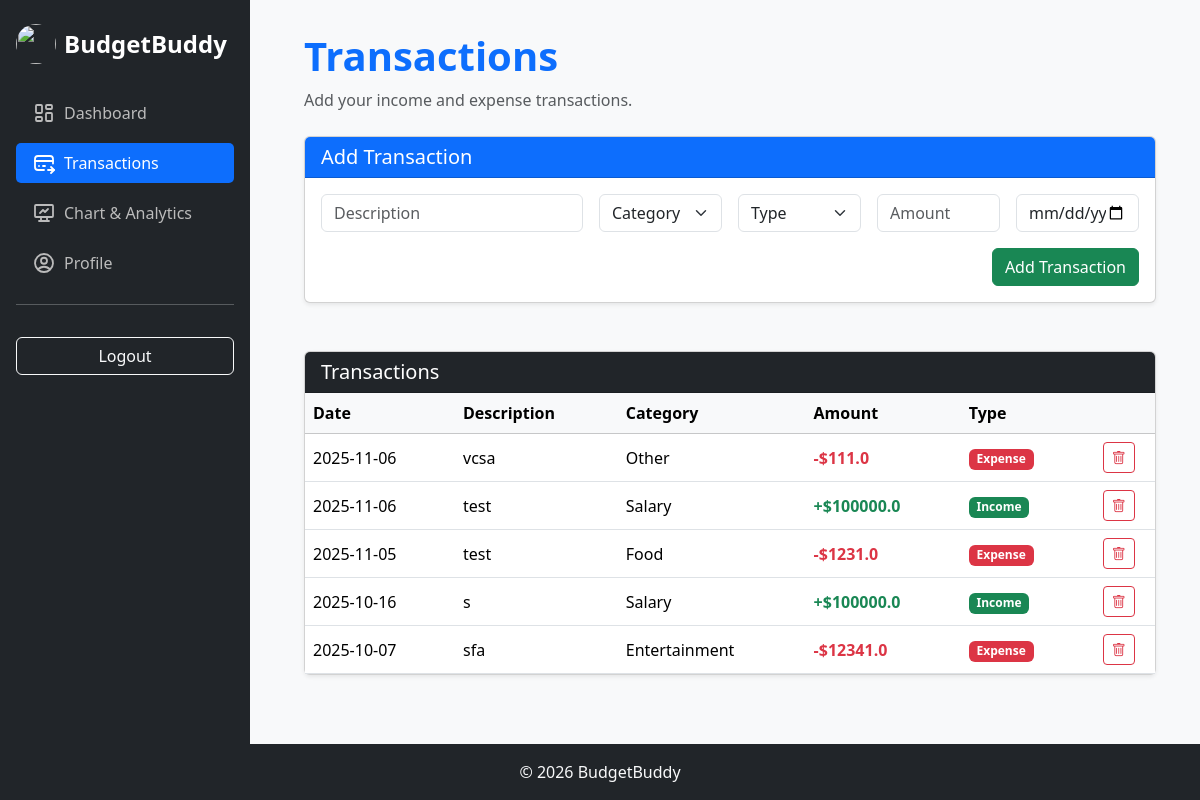
The app's page /transactions (signed in) with its own data.
### tables this page shows
CREATE TABLE "transactions" (
    id INTEGER PRIMARY KEY AUTOINCREMENT,
    user_id INTEGER NOT NULL,
    description TEXT NOT NULL,
    category TEXT NOT NULL,
    type TEXT NOT NULL CHECK(type IN ('income','expenses')),
    amount REAL NOT NULL,
    date TEXT NOT NULL,
    FOREIGN KEY(user_id) REFERENCES users(id)
);

### app.py (the view, shortened to what this page needs)
@app.route("/transactions", methods=["GET", "POST"])
@login_required
def transactions():
    user_id = current_user.id
    with get_db_connection() as conn:
        cur = conn.cursor()
        cur.execute("SELECT * FROM transactions WHERE user_id=? ORDER BY date DESC", (user_id,))
        transactions = cur.fetchall()
    transactions = format_transactions(transactions)
    return render_template("transactions.html", transactions=transactions, current_year=datetime.now().year, user=current_user)

### app.py (called while the page is built)
@login_manager.user_loader
def load_user(user_id):
    return User.get(user_id)

def get_db_connection():
    conn = sqlite3.connect("finance.db")
    conn.row_factory = sqlite3.Row
    return conn

    @staticmethod
    def get(user_id):
        conn = sqlite3.connect("finance.db")
        conn.row_factory = sqlite3.Row
        cur = conn.cursor()
        cur.execute("SELECT * FROM users WHERE id = ?", (user_id,))
        user = cur.fetchone()
        conn.close()
        if not user:
            return None
        return User(user["id"], user["username"])

### helpers.py (called while the page is built)
def format_transactions(transactions):
    transactions = [dict(txn) for txn in transactions]
    for txn in transactions:
        txn["date"] = txn["date"].split(" ")[0]
    return transactions

### templates/transactions.html (shortened to what this page needs)
{% extends "layout_LoggedIn.html" %}
{% block content %}
<div class="d-flex flex-column flex-md-row justify-content-between align-items-start align-items-md-center mb-4 gap-3">
    <div>
        <h1 class="fw-bold text-primary">Transactions</h1>
        <p class="text-muted mb-0">Add your income and expense transactions.</p>
    </div>
</div>
<div class="card shadow-sm mb-5">
    <div class="card-header bg-primary text-white">
        <h5 class="mb-0">Add Transaction</h5>
    </div>
    <div class="card-body">
        <form action="{{ url_for('transactions') }}" method="post">
            <div class="row g-3">
                <div class="col-12 col-md-4">
                    <input type="text" name="description" class="form-control" placeholder="Description" required>
                </div>
                <div class="col-12 col-md-2">
                    <select name="category" class="form-select" required>
                        <option value="" disabled selected>Category</option>
                    </select>
                </div>
                <div class="col-12 col-md-2">
                    <select name="type" class="form-select" required>
                        <option value="" disabled selected>Type</option>
                    </select>
                </div>
                <div class="col-12 col-md-2">
                    <input type="number" step="0.01" name="amount" class="form-control" placeholder="Amount" required>
                </div>
                <div class="col-12 col-md-2">
                    <input type="date" name="date" class="form-control" required>
                </div>
            </div>
            <div class="mt-3 text-end">
                <button type="submit" class="btn btn-success">Add Transaction</button>
            </div>
        </form>
    </div>
</div>
<div class="card shadow-sm">
    <div class="card-header bg-dark text-white">
        <h5 class="mb-0">Transactions</h5>
    </div>
    <div class="card-body p-0 table-responsive">
        <table class="table mb-0 align-middle">
            <thead class="table-light">
                <tr>
                    <th>Date</th>
                    <th>Description</th>
                    <th>Category</th>
                    <th>Amount</th>
                    <th>Type</th>
                    <th class="text-center"></th>
                </tr>
            </thead>
            <tbody>
                {% if transactions %}
                    {% for txn in transactions %}
                        <tr>
                            <td>{{ txn.date }}</td>
                            <td>{{ txn.description }}</td>
                            <td>{{ txn.category }}</td>
                            <td>
                                {% if txn.type == 'income' %}
                                    <span class="text-success fw-bold">+${{ txn.amount }}</span>
                                {% else %}
                                    <span class="text-danger fw-bold">-${{ txn.amount }}</span>
                                {% endif %}
                            </td>
                            <td>
                                {% if txn.type == 'income' %}
                                    <span class="badge bg-success">Income</span>
                                {% else %}
                                    <span class="badge bg-danger">Expense</span>
                                {% endif %}
                            </td>
                            <td class="text-center">
                                <form action="{{ url_for('delete_transaction', txn_id=txn.id) }}"
                                      method="post"
                                      onsubmit="return confirm('Delete this transaction?');">
                                    <button class="btn btn-sm btn-outline-danger">
                                        <i class="bi bi-trash"></i>
                                    </button>
                                </form>
                            </td>
                        </tr>
                    {% endfor %}
                {% else %}
                    <tr>
                        <td colspan="6" class="text-center text-muted py-3">
                            No transactions yet.
                        </td>
                    </tr>
                {% endif %}
            </tbody>
        </table>
    </div>
</div>
{% endblock %}

### templates/layout_LoggedIn.html (style rules this page uses)
:root { --primary: #0d6efd; --accent: #41b8d5; --success: #198754; --danger: #dc3545; --warning: #ffc107; --info: #0dcaf0; --text-primary: #1e293b; --text-secondary: #64748b; --bg-light: #f8fafc; --border: #e2e8f0; }
body { background-color: #f8f9fa; min-height: 100vh; display: flex; flex-direction: column; }

### records on screen
transactions: date "2025-11-06", description "vcsa", category "Other", amount "111.0", type "Expense"
transactions: date "2025-11-06", description "test", category "Salary", amount "100000.0", type "Income"
transactions: date "2025-11-05", description "test", category "Food", amount "1231.0", type "Expense"
transactions: date "2025-10-16", description "s", category "Salary", amount "100000.0", type "Income"
transactions: date "2025-10-07", description "sfa", category "Entertainment", amount "12341.0", type "Expense"
